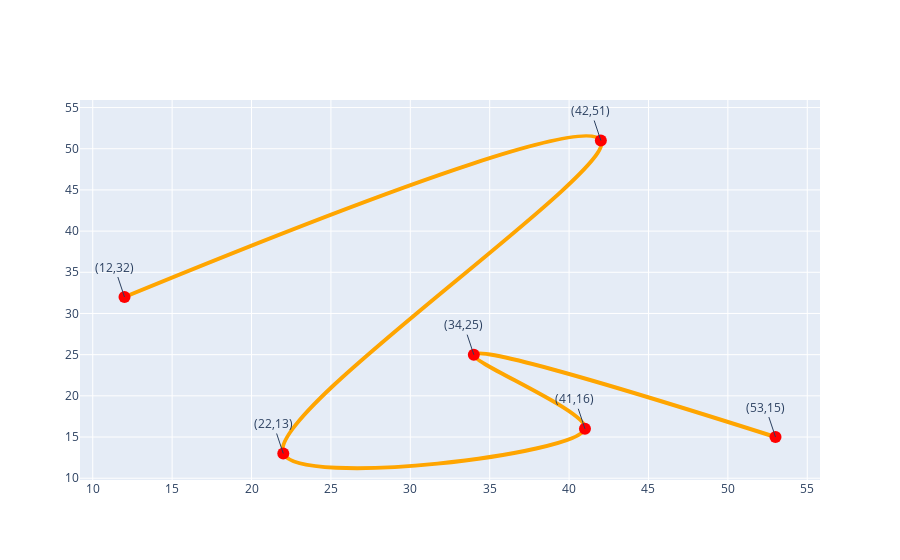

Notebook code cell kept with this figure:
### Code cell
#USING MODE PARAMETER
import plotly.graph_objects as go


x = [12,42,22,41,34,53]
y = [32,51,13,16,25,15]
fig=go.Figure(
    # data = go.Scatter(x=x, y=y ,mode = "lines")   #lines', 'markers', 'text'] joined with '+' characters
    #     data = go.Scatter(x=x, y=y ,mode = "markers")  
        # data = go.Scatter(x=x, y=y ,mode = "text")
        data = go.Scatter(x=x, y=y ,
                         mode = "markers+lines",
                         marker= dict (color='red',size = 12),
                         hoverinfo= "x+y",
                         hovertext= "Defined with the help of Hovertext",
                         line = dict (color = "orange", width = 4, shape= "spline")

                         # To shape line we can also use "dash"= "dot/dot/solid/longdashdot"                           
                        # for the SHAPE property - ['linear', 'spline', 'hv', 'vh', 'hvh', 'vhv']
) 
)
# fig.add_annotation(x=x[3],y=y[3],text= "Hello",showarrow=True) 
for i in range (len(x)):
    fig.add_annotation(x=x[i],y=y[i],text = f"({x[i]},{y[i]})")
    

fig.show()


# WAP to show the coordinates without hovering at the coordinates.

### Figure 1 — Plotly figure (JSON) as saved in the notebook; plotly's stock layout.template omitted (floating-point values rounded to 4 significant figures)
{"data": [{"hoverinfo": "x+y", "hovertext": "Defined with the help of Hovertext", "line": {"color": "orange", "shape": "spline", "width": 4}, "marker": {"color": "red", "size": 12}, "mode": "markers+lines", "type": "scatter", "x": [12, 42, 22, 41, 34, 53], "y": [32, 51, 13, 16, 25, 15]}], "layout": {"annotations": [{"text": "(12,32)", "x": 12, "y": 32}, {"text": "(42,51)", "x": 42, "y": 51}, {"text": "(22,13)", "x": 22, "y": 13}, {"text": "(41,16)", "x": 41, "y": 16}, {"text": "(34,25)", "x": 34, "y": 25}, {"text": "(53,15)", "x": 53, "y": 15}], "autosize": true, "xaxis": {"autorange": true, "range": [9.312, 55.69], "type": "linear"}, "yaxis": {"autorange": true, "range": [7.944, 63.1], "type": "linear"}}}
